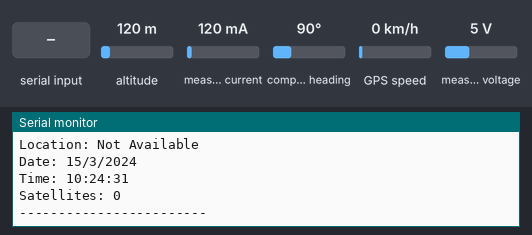
This sketch was run on a simulated ESP32. Parts: the last lines printed to the serial monitor. Inputs (shaded band) come from the test bench; at power-on: altitude 120 m, measured current 120 mA, compass heading 90°, GPS speed 0 km/h, measured voltage 5 V. The GPS gets a fix after 3 s at 37.7749, -122.4194 with 8 satellites; nothing arrives over Bluetooth unless stated.

Above: at 1.8 s.
1.9 s: altitude set to 20 m
At 3.4 s:
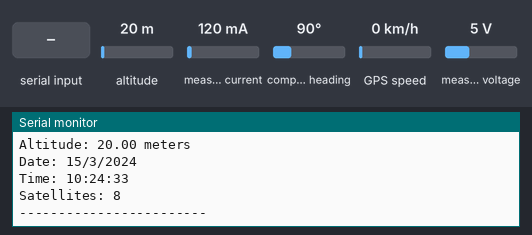
3.5 s: "1" received over the second serial link
5.0 s: measured current set to 40 mA
At 5.6 s:
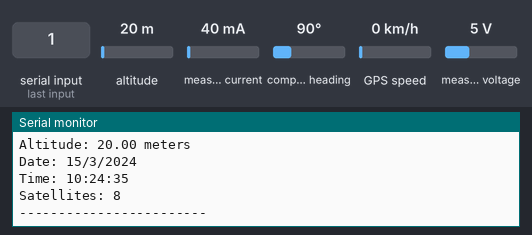
6.5 s: compass heading set to 180°
At 7.8 s:
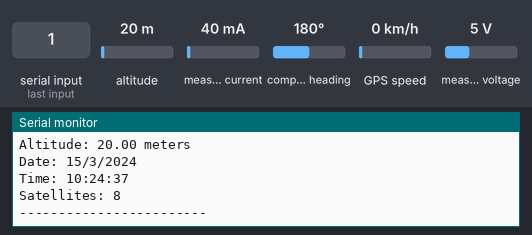
8.0 s: GPS speed set to 30 km/h
At 8.1 s:
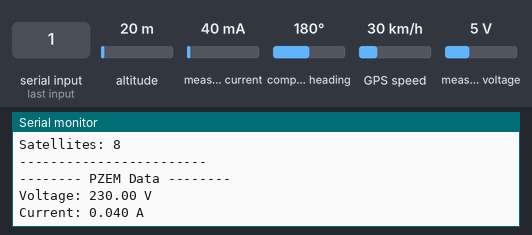
9.5 s: "0" received over the second serial link
Timing chart, 0 to 12.0 s (numbered marks = the images above; inputs shaded):
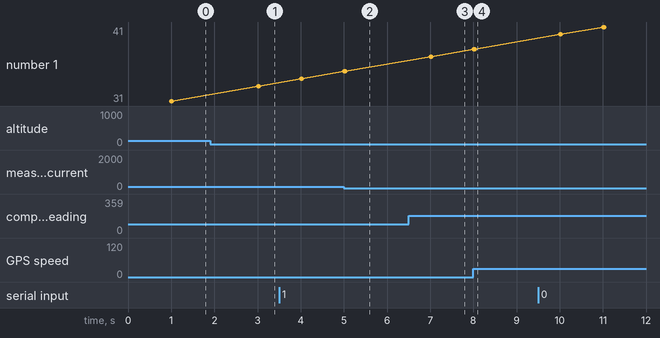

Measured:
- after the input at 1.9 s, the serial monitor: prints a new line after 1.1 s (image 1)
- plotted number 1: 33 → 34 after the input at 3.5 s

The sketch:

gps_pzem_bluetooth.ino
```cpp
#include <TinyGPS++.h>
#include <PZEM004Tv30.h>
#include <BluetoothSerial.h>

// Check if Bluetooth is available
#if !defined(CONFIG_BT_ENABLED) || !defined(CONFIG_BLUEDROID_ENABLED)
#error Bluetooth is not enabled! Please run `make menuconfig` to enable it
#endif

// Define pins for GPS Serial2
#define GPS_RX 25  // GPS TX will connect to ESP32 GPIO25
#define GPS_TX 26  // GPS RX will connect to ESP32 GPIO26

// Define pins for PZEM Serial2
#define PZEM_RX 16
#define PZEM_TX 17

// Create objects
TinyGPSPlus gps;
PZEM004Tv30 pzem_r(Serial2, PZEM_RX, PZEM_TX);
BluetoothSerial SerialBT;

// Variables for PZEM readings
float vr;
float ir;
float freq;
float pf_r;
float energy;
float power;

// Variables for timing
unsigned long lastGPSRead = 0;
unsigned long lastPZEMRead = 0;
const unsigned long GPS_INTERVAL = 1000;  // Read GPS every 1 second
const unsigned long PZEM_INTERVAL = 2000; // Read PZEM every 2 seconds

void setup() {
  // Start Serial Monitor
  Serial.begin(115200);

  // Initialize Bluetooth serial
  SerialBT.begin("ESP32_GPS_PZEM"); // Bluetooth device name

  // Initialize both serial connections
  Serial2.begin(9600, SERIAL_8N1, GPS_RX, GPS_TX);

  Serial.println("GPS and PZEM004T with Bluetooth Test");
  SerialBT.println("GPS and PZEM004T with Bluetooth Test");
}

void loop() {
  unsigned long currentMillis = millis();

  // Handle GPS readings
  if (currentMillis - lastGPSRead >= GPS_INTERVAL) {
    readGPS();
    lastGPSRead = currentMillis;
  }

  // Handle PZEM readings
  if (currentMillis - lastPZEMRead >= PZEM_INTERVAL) {
    // Reconfigure Serial2 for PZEM
    Serial2.end();
    Serial2.begin(9600, SERIAL_8N1, PZEM_RX, PZEM_TX);
    readPZEM();
    // Reconfigure Serial2 for GPS
    Serial2.end();
    Serial2.begin(9600, SERIAL_8N1, GPS_RX, GPS_TX);
    lastPZEMRead = currentMillis;
  }
}

void readGPS() {
  while (Serial2.available() > 0) {
    if (gps.encode(Serial2.read())) {
      displayGPSInfo();
    }
  }

  if (millis() > 5000 && gps.charsProcessed() < 10) {
    Serial.println("No GPS detected");
    SerialBT.println("No GPS detected");
  }
}

void displayGPSInfo() {
  Serial.println("-------- GPS Data --------");
  SerialBT.println("-------- GPS Data --------");

  if (gps.location.isValid()) {
    Serial.print("Latitude: ");
    Serial.println(gps.location.lat(), 6);
    SerialBT.print("Latitude: ");
    SerialBT.println(gps.location.lat(), 6);

    Serial.print("Longitude: ");
    Serial.println(gps.location.lng(), 6);
    SerialBT.print("Longitude: ");
    SerialBT.println(gps.location.lng(), 6);
  } else {
    Serial.println("Location: Not Available");
    SerialBT.println("Location: Not Available");
  }

  if (gps.altitude.isValid()) {
    Serial.print("Altitude: ");
    Serial.print(gps.altitude.meters());
    Serial.println(" meters");
    SerialBT.print("Altitude: ");
    SerialBT.print(gps.altitude.meters());
    SerialBT.println(" meters");
  }

  if (gps.date.isValid()) {
    Serial.print("Date: ");
    Serial.print(gps.date.day());
    Serial.print("/");
    Serial.print(gps.date.month());
    Serial.print("/");
    Serial.println(gps.date.year());

    SerialBT.print("Date: ");
    SerialBT.print(gps.date.day());
    SerialBT.print("/");
    SerialBT.print(gps.date.month());
    SerialBT.print("/");
    SerialBT.println(gps.date.year());
  } else {
    Serial.println("Date: Not Available");
    SerialBT.println("Date: Not Available");
  }

  if (gps.time.isValid()) {
    Serial.print("Time: ");
    if (gps.time.hour() < 10) Serial.print("0");
    Serial.print(gps.time.hour());
    Serial.print(":");
    if (gps.time.minute() < 10) Serial.print("0");
    Serial.print(gps.time.minute());
    Serial.print(":");
    if (gps.time.second() < 10) Serial.print("0");
    Serial.println(gps.time.second());

    SerialBT.print("Time: ");
    if (gps.time.hour() < 10) SerialBT.print("0");
    SerialBT.print(gps.time.hour());
    SerialBT.print(":");
    if (gps.time.minute() < 10) SerialBT.print("0");
    SerialBT.print(gps.time.minute());
    SerialBT.print(":");
    if (gps.time.second() < 10) SerialBT.print("0");
    SerialBT.println(gps.time.second());
  } else {
    Serial.println("Time: Not Available");
    SerialBT.println("Time: Not Available");
  }

  Serial.print("Satellites: ");
  Serial.println(gps.satellites.value());
  SerialBT.print("Satellites: ");
  SerialBT.println(gps.satellites.value());

  Serial.println("------------------------");
  SerialBT.println("------------------------");
}

void readPZEM() {
  vr = pzem_r.voltage();
  ir = pzem_r.current();
  freq = pzem_r.frequency();
  pf_r = pzem_r.pf();
  power = pzem_r.power();
  energy = pzem_r.energy();

  Serial.println("-------- PZEM Data --------");
  SerialBT.println("-------- PZEM Data --------");

  Serial.print("Voltage: "); Serial.print(vr, 2); Serial.println(" V");
  SerialBT.print("Voltage: "); SerialBT.print(vr, 2); SerialBT.println(" V");

  Serial.print("Current: "); Serial.print(ir, 3); Serial.println(" A");
  SerialBT.print("Current: "); SerialBT.print(ir, 3); SerialBT.println(" A");

  Serial.print("Power Factor: "); Serial.print(pf_r); Serial.println("%");
  SerialBT.print("Power Factor: "); SerialBT.print(pf_r); SerialBT.println("%");

  Serial.print("Power: "); Serial.print(power); Serial.println(" W");
  SerialBT.print("Power: "); SerialBT.print(power); SerialBT.println(" W");

  Serial.print("Energy: "); Serial.print(energy, 3); Serial.println(" kWh");
  SerialBT.print("Energy: "); SerialBT.print(energy, 3); SerialBT.println(" kWh");

  Serial.print("Frequency: "); Serial.print(freq, 1); Serial.println(" Hz");
  SerialBT.print("Frequency: "); SerialBT.print(freq, 1); SerialBT.println(" Hz");

  Serial.println("--------------------------");
  SerialBT.println("--------------------------");
}
```
